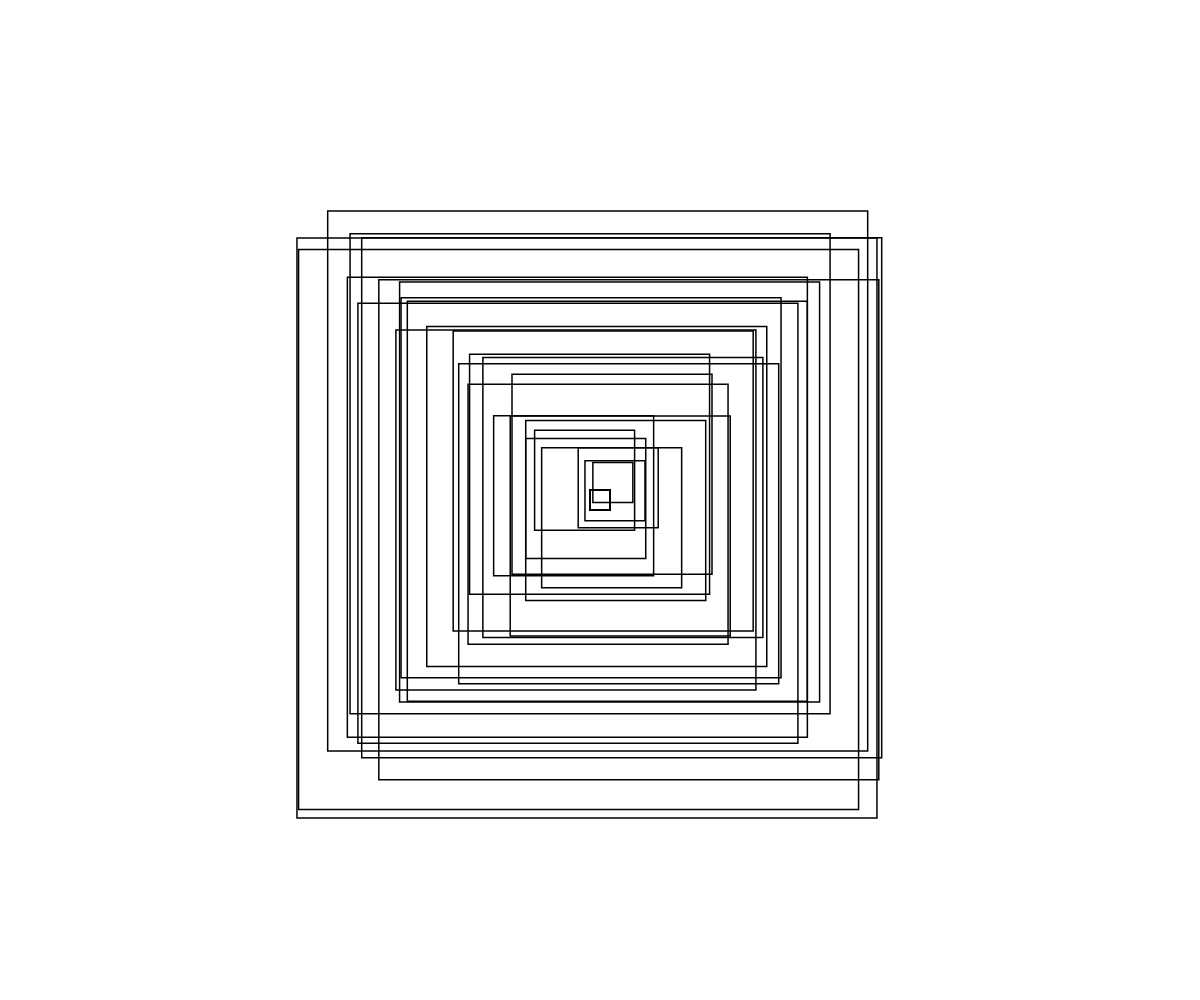
Frame 1 (no input)
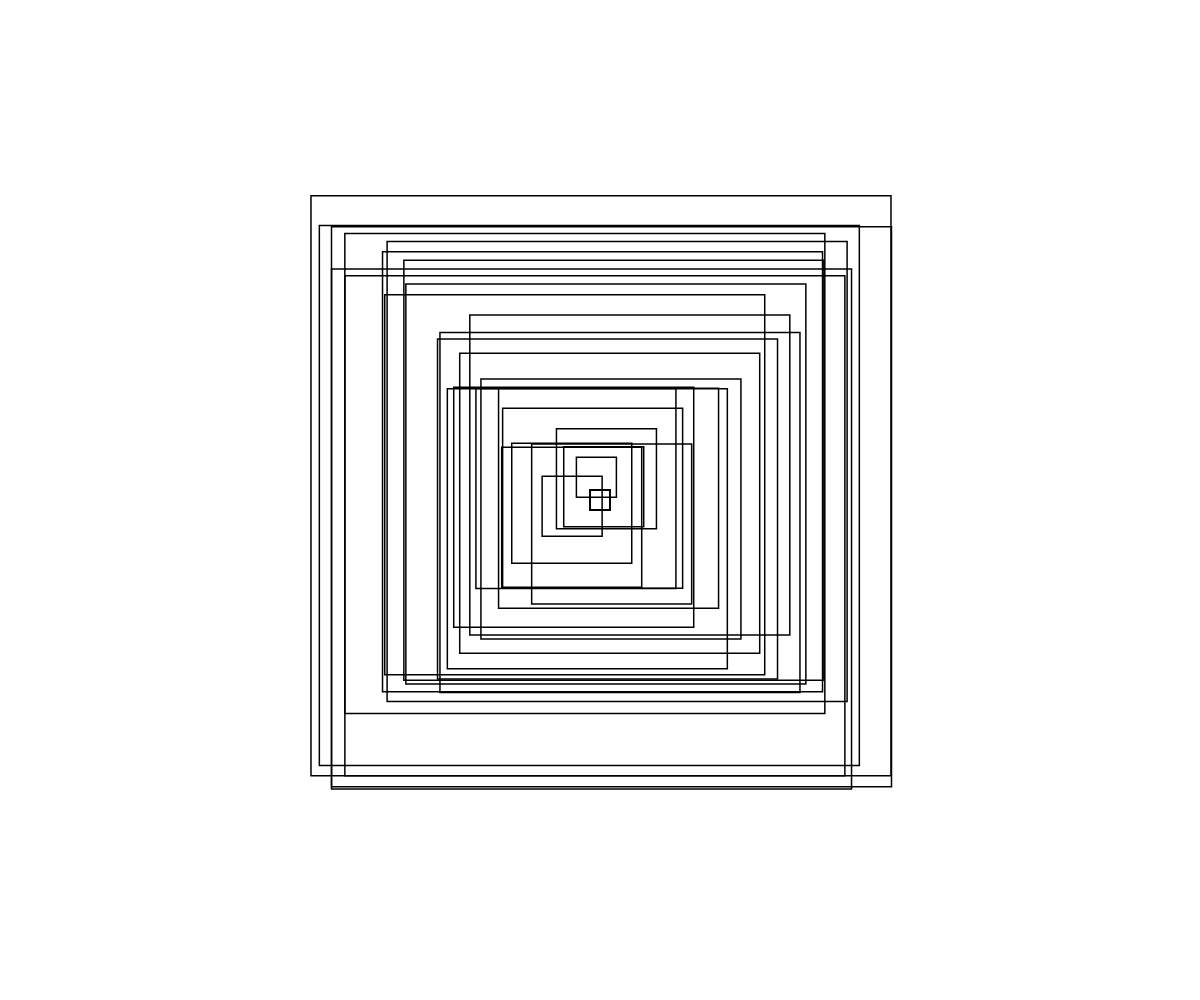
Frame 2 (the mouse pressed at the canvas centre, redrawn once)

The p5.js sketch that drew these frames (run headless with seeded random() and noise() and a simulated clock; the mouse was pressed at the canvas centre and the sketch redrawn once):

// p5.js sketch
// ── sketch.js
function setup() {
  createCanvas(windowWidth,windowHeight);
  //inserisco noLoop 
  noLoop();
}

function draw() {
  background("white");
  stroke("black");
  strokeWeight(1.5);
  // frameRate(1);
  let dimensione_iniziale= 20; 
let incremento_dimensione= 20;
let numero_quadrati= 28; 
  noFill(); 
  
 for (let i=0; i<numero_quadrati; i++) {
  //(i+1) faccio partire l'iterazione dal secondo ciclo così il primo quadrato mantiene sempre 
  //il suo centro al centron dello schermo 
  let dimensione_attuale= dimensione_iniziale + ((i+1)*incremento_dimensione);
   //Mettendo xPos a metà della larghezza della finestral vertice superiore si trova al centro della finestra 
  //sottraendogli la metà della larghezza del quadrato (quindi dimensione_attuale/2) il quadrato avrà il suo centro nel centro della finestra 
  //successivamente aggiungo random per variare tra (-30, 30) la posizione 
  let xPos= (windowWidth/2) - (dimensione_attuale/2)  + random (-30,30);
  let yPos= (windowHeight/2) - (dimensione_attuale/2)  + random (-30,30);
//questi sono i quadrati concentrici
  rect(xPos,yPos,dimensione_attuale,dimensione_attuale); 
  //questo è il quadrato che rimane sempre al centro
  rect((windowWidth/2) - (dimensione_iniziale/2),(windowHeight/2) - (dimensione_iniziale/2),dimensione_iniziale,dimensione_iniziale);
 }
 
 }
